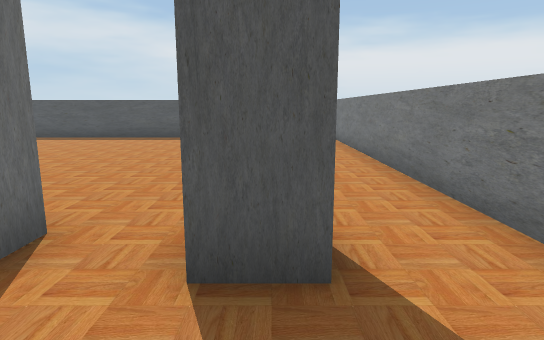
view 1 (above)

16 first-person views from a walk through a 3-D level made in the Unity game engine. The camera is 1.2 m above the floor, tilts 10° down and sees 75° across. The floor is counted in squares, 1 m on a side. Each view is taken from the middle of a square. On the plan, view 1 faces up. The plan holds only what a view shows up to about 14 squares ahead; the rest is blank. The place goes on beyond the plan.

view 2
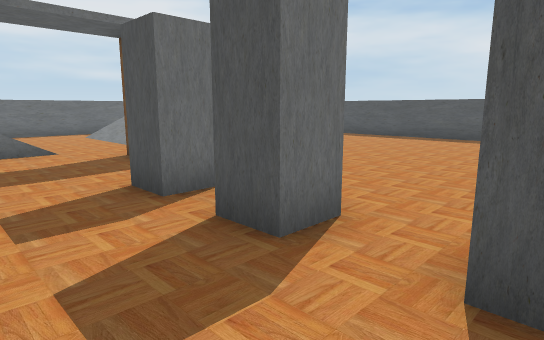

view 3
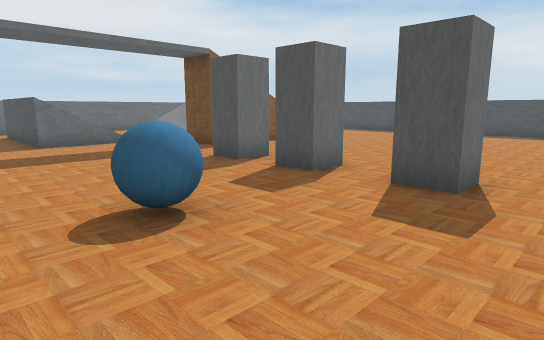

view 4
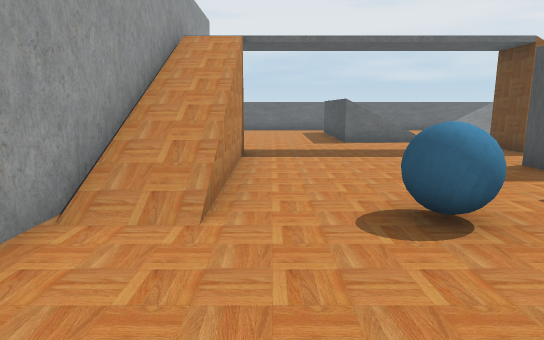

view 5
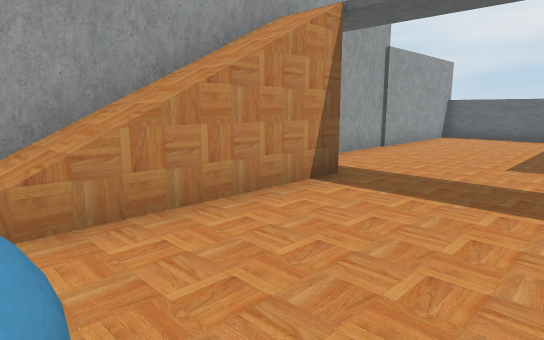

view 6
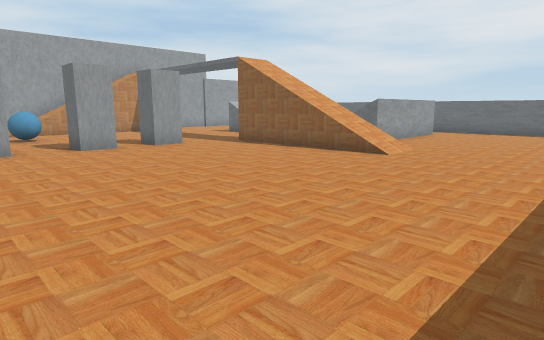

view 7
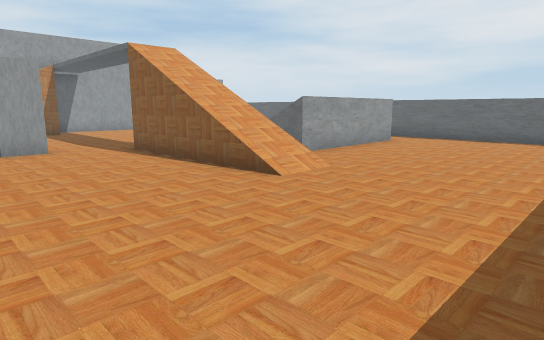

view 8
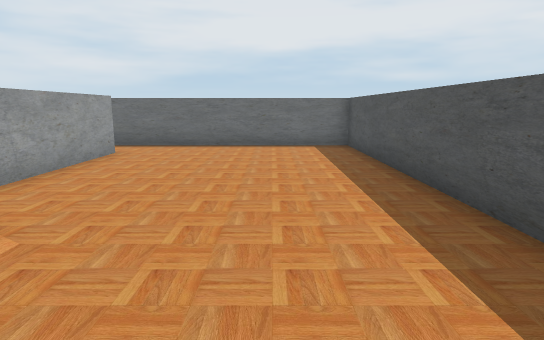

view 9
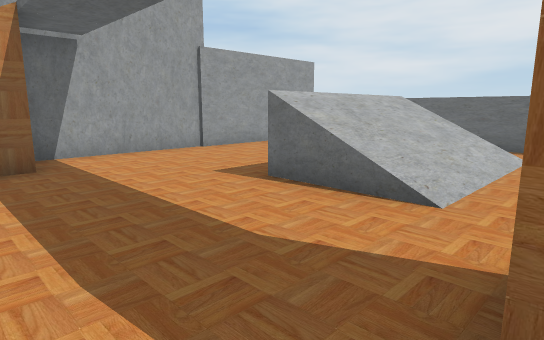

view 10
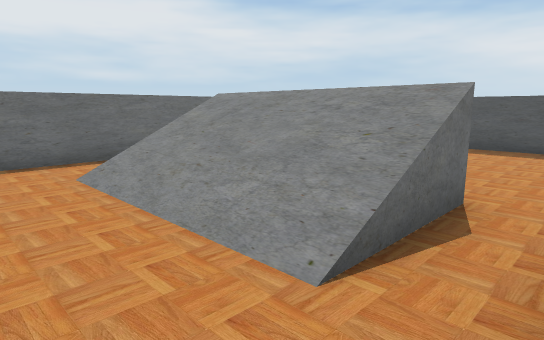

view 11
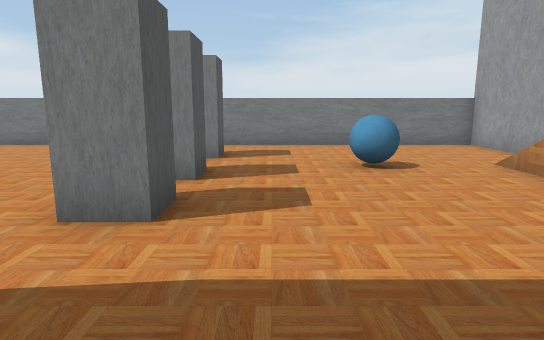

view 12
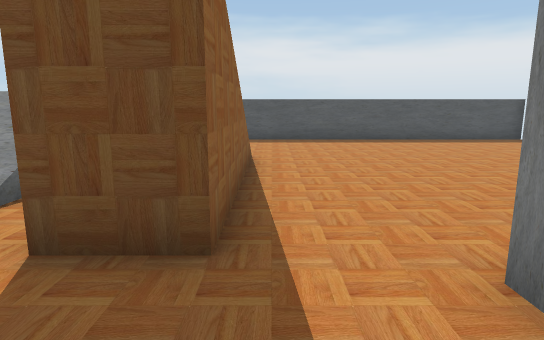

view 13
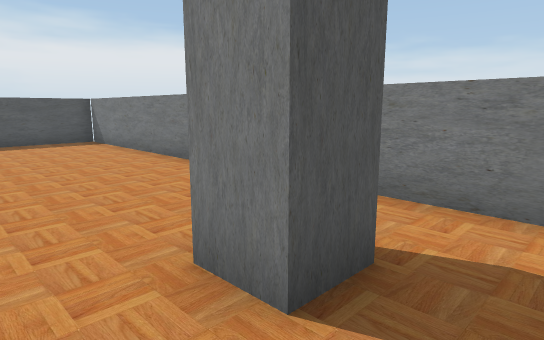

view 14
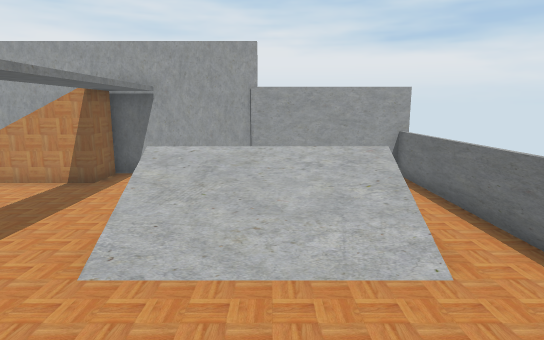

view 15
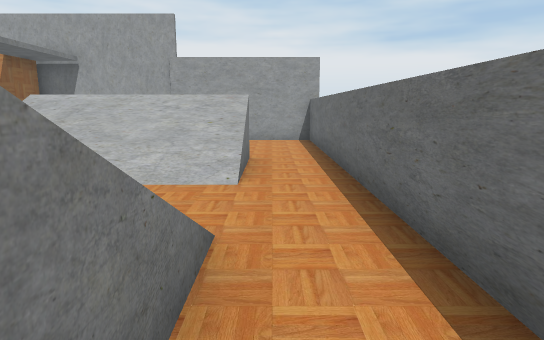

view 16
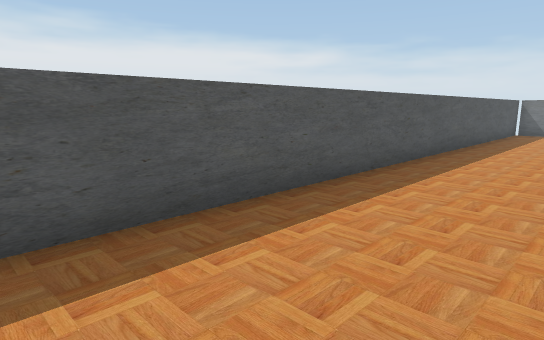

### Floor plan
Key: @ floor where view 1 was taken; # wall or solid block; . floor; / step, stairs or slope; = window, fence, low wall or low ledge; B ball; O other object.
Columns run from 18 left of view 1 to 3 right of it. Each row starts with its distance up from view 1.
 15 ######################
 14 #....................#
 13 #....................#
 12 #....................#
 11 #....................#
 10 #....................#
  9 #........//..........#
  8 #..////#.//..........#
  7 #../////#//..........#
  6 #../////=//..........#
  5 #../////.//..........#
  4 #........//..........#
  3 #............O.OO.O..#
  2 #../////.....O.O..O..#
  1 #../////=............#
  0 #../////#.........@..#
 -1 #...............BB...#
 -2 #....................#
 -3 #....................#
 -4 #..........////=/....#
 -5 ######.....//////....#
 -6      #################

Positions as (right, up) in squares from view 1, and headings:
1: (0, 0), facing up
2: (0, 0), facing up-left
3: (2, -3), facing up-left
4: (2, -3), facing left
5: (-2, 0), facing down-left
6: (1, 14), facing down-left
7: (-3, 14), facing down-left
8: (-6, 12), facing left
9: (-6, 4), facing down-left
10: (-9, 3), facing up-left
11: (-9, 1), facing right
12: (-7, 1), facing up
13: (-2, 1), facing up-right
14: (-13, 7), facing down
15: (-16, 8), facing down
16: (-16, 11), facing up-right
